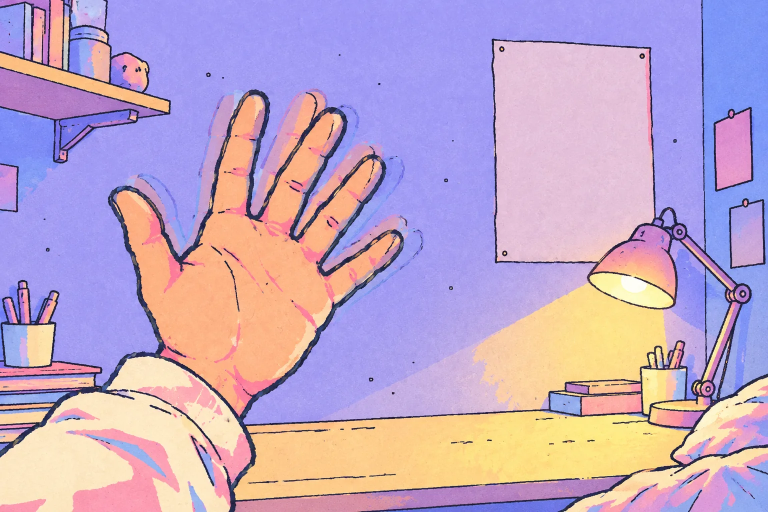
#> input picture redesign/assets/projects/flow/plate.webp, 1536 x 1024 px, found by its file name (shown at 1/2 size)
$ python projects_data.py ../assets/projects/flow/plate.webp
#> lines starting #> are read from the running program, lines starting #| are printed output that depends on the picture
"""Precompute overlay data for the project plates (redesign/assets/projects/*/plate.webp) -> data.js.
Canvas getImageData is blocked over file://, so pixel-derived data (corners, digit grid) is baked here.
Run with the Windows python (cv2): python projects_data.py <assets/projects dir>"""
import sys, json, cv2, numpy as np
A = sys.argv[1]
out = {}
# flow: Shi-Tomasi corners, the same detector the KLT tracker seeds from
im = cv2.imread(f"{A}/flow/plate.webp"); g = cv2.cvtColor(im, cv2.COLOR_BGR2GRAY); H, W = g.shape
#> further down, im is the input picture: shape (1024, 1536, 3); mean B, G, R 197, 166.4, 192.2
#> after `g = cv2.cvtColor(im, cv2.COLOR_BGR2GRAY)`:
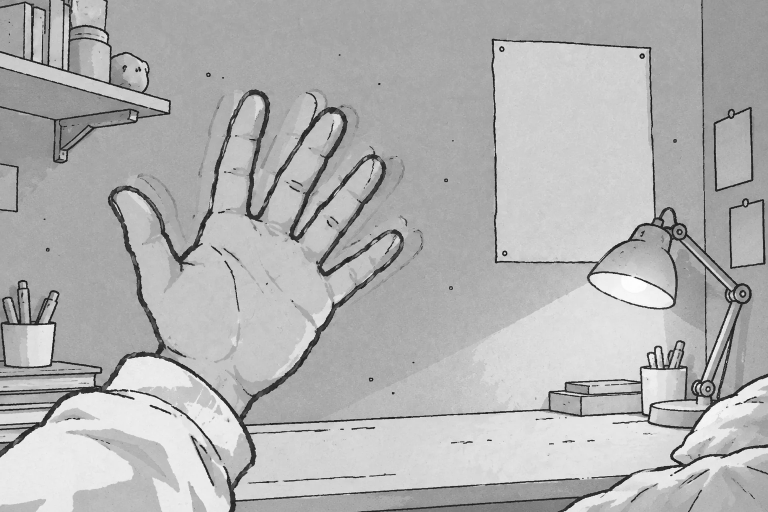
#> g: shape (1024, 1536) (shown at 1/2 size); min 3, max 255, mean 177.6
#> after `H, W = g.shape`: H = 1024; W = 1536
c = cv2.goodFeaturesToTrack(g, maxCorners=170, qualityLevel=.03, minDistance=34, blockSize=9).reshape(-1, 2)
#> c = 170 pairs, first value 8 to 1527, second value 2 to 1022
out['flow'] = {'corners': [[round(float(x) / W, 4), round(float(y) / H, 4)] for x, y in c]}
# digits: the hand-drawn 7 cropped square and resampled to MNIST's 28x28, ink = high values
im = cv2.imread(f"{A}/digits/plate.webp", 0); H, W = im.shape
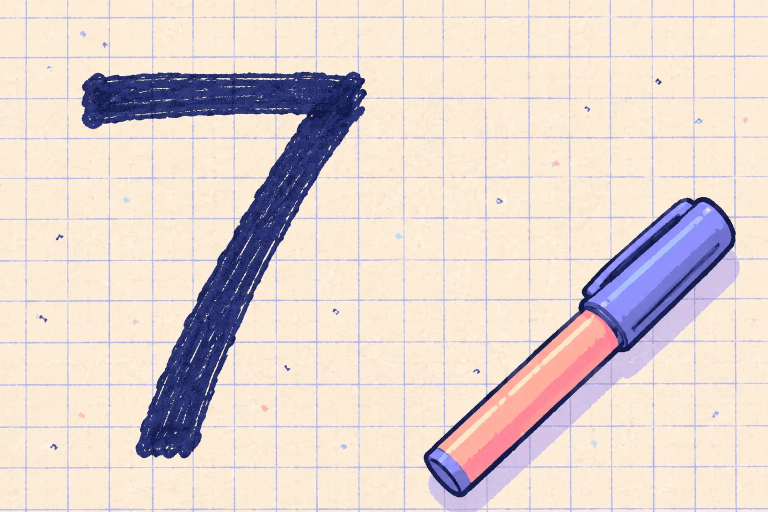
#> input picture redesign/assets/projects/digits/plate.webp, 1536 x 1024 px, found by its file name (shown at 1/2 size)
#> after `im = cv2.imread(f'{A}/digits/plate.webp', 0)`:
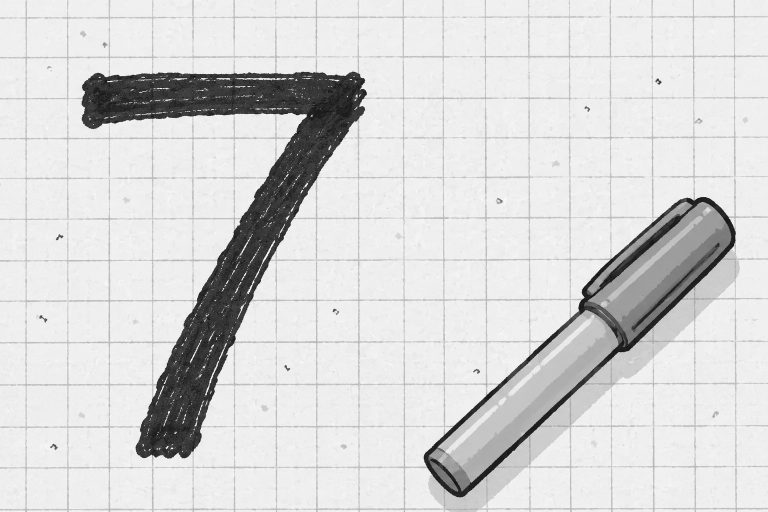
#> im: shape (1024, 1536) (shown at 1/2 size); min 4, max 255, mean 214.9
ink = 255 - im
ink[int(.76 * H):, int(.46 * W):] = 0          # the marker nib reaches into the square; keep only the digit
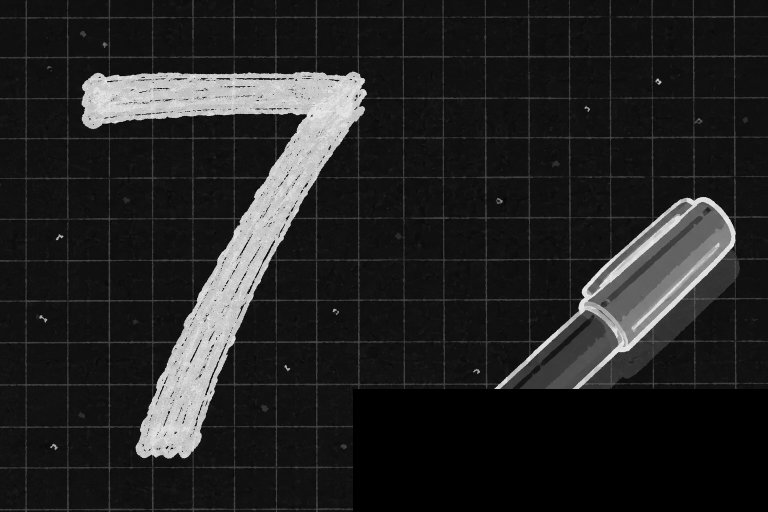
#> ink: shape (1024, 1536) (shown at 1/2 size); min 0, max 250, mean 35.5
x0, y0, s = int(.03 * W), int(.12 * H), int(.80 * H)
#> x0 = 46; y0 = 122; s = 819
crop = ink[y0:y0 + s, x0:x0 + s]
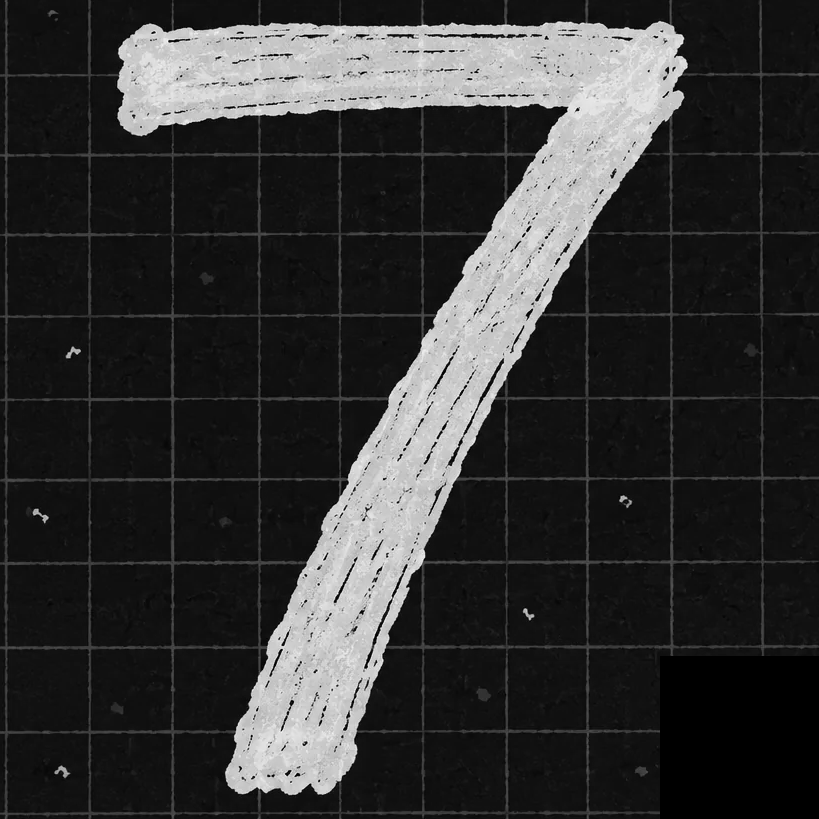
#> crop: shape (819, 819); min 0, max 246, mean 51.2
crop = np.clip((crop.astype(float) - 90) * 1.8, 0, 255)
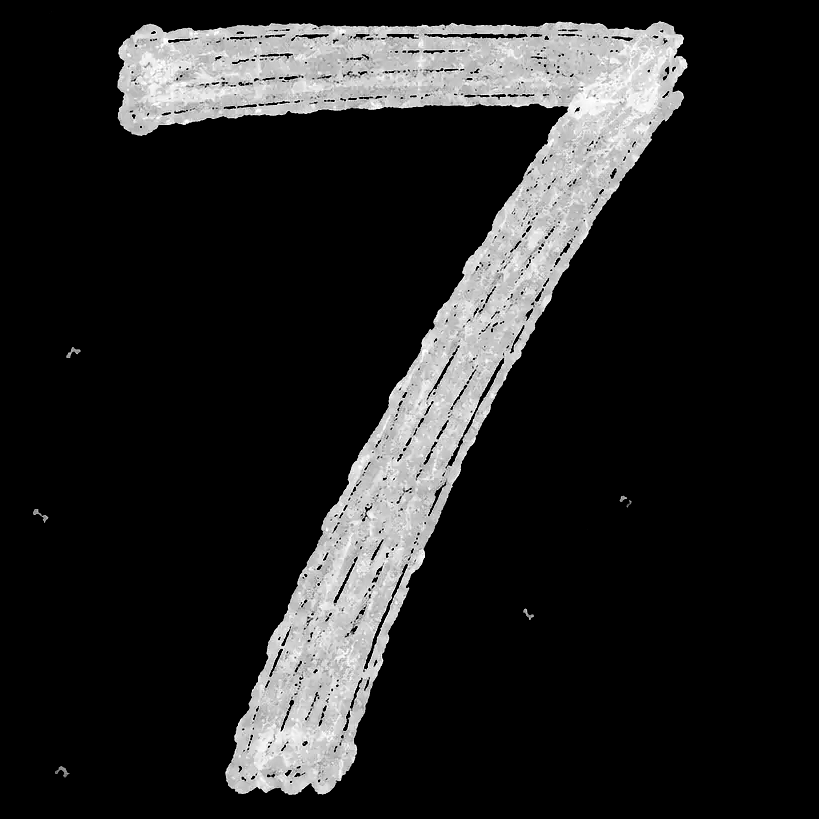
#> crop: shape (819, 819) float64; min 0, max 255, mean 35.4
small = cv2.resize(crop, (28, 28), interpolation=cv2.INTER_AREA)
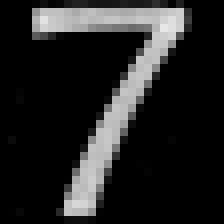
#> small: shape (28, 28) float64 (shown 8 times larger); min 0, max 231.9, mean 35.4
out['digits'] = {'crop': [x0 / W, y0 / H, s / W, s / H], 'grid': [[int(v) for v in row] for row in small]}
open(f"{A}/data.js", 'w').write('/* generated by redesign/tools/projects_data.py */\nwindow.PROJECT_DATA = ' + json.dumps(out, separators=(',', ':')) + ';\n')
print(len(c), 'corners')
#| 170 corners
for row in small[::2]: print(''.join('#' if v > 120 else '.' for v in row))
#> this loop made 14 passes
